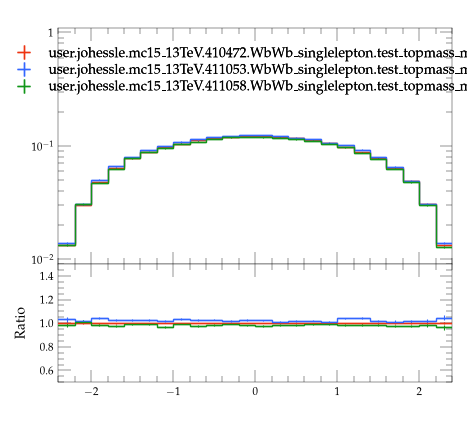

Write the Python code that produced this figure.
#! /usr/bin/env python3

# This Python script was auto-generated using YODA v2.1.2.
# Analysis object: /WbWb_singlelepton/y_whad
# Timestamp: 07-08-2026 (09:26:46)

import matplotlib as mpl
import matplotlib.pyplot as plt
mpl.use('Agg') # comment out for interactive use
import os
import numpy as np
from numpy import nan, inf

plotDir = os.path.split(os.path.realpath(__file__))[0]
if 'YODA_USER_PLOT_PATH' in globals():
    plot_outdir = globals()['YODA_USER_PLOT_PATH']
else:
    plot_outdir = plotDir

#plot style
plt.style.use(os.path.join(plotDir, '../default.mplstyle'))
# plot metadata
figW, figH = plt.rcParams['figure.figsize']
ax_xLabel = ''
ax_yLabel = ''
ax_title  = ''
ax_xScale = 'linear'
ax_yScale = 'log'
xLims = (-2.4, 2.4)
yLims = (0.009000000000000001, 1.1)

# TeX-friendly labels for the legend
labels = {
  'legend' : ([ r"user.johessle.mc15\_13TeV.410472.WbWb\_singlelepton.test\_topmass\_mppui", r"user.johessle.mc15\_13TeV.411053.WbWb\_singlelepton.test\_topmass\_mppui", r"user.johessle.mc15\_13TeV.411058.WbWb\_singlelepton.test\_topmass\_mppui" ], r""),
}

# Adjust canvas width and height
canvasW = 10.0
canvasH = 9.0
figW *= canvasW/10.
figH *= canvasH/9.

# Create figure and axis objects
fig, (ax, ratio0_ax) = plt.subplots(2, 1, sharex=True,
                  figsize=(figW,figH), gridspec_kw={'height_ratios': (6.0, 3.0)})

# Set figure margins
plt.subplots_adjust(
    left   = 1.0 * plt.rcParams['figure.subplot.left'],
    right  = 1.0 * plt.rcParams['figure.subplot.right'],
    top    = 1.0 * plt.rcParams['figure.subplot.top'],
    bottom = 1.0 * plt.rcParams['figure.subplot.bottom'])

ratio0_ax.yaxis.set_major_locator(mpl.ticker.MultipleLocator(0.2))
ratio0_ax.set_ylim(0.5, 1.4999)
ratio0_ax.set_ylabel('Ratio')

# the numerical data is stored in a separate file
dataf = dict()
prefix = os.path.split(__file__)[0]
if prefix:    prefix = prefix + '/'
exec(open(prefix+'y_whad__data.py').read(), dataf)


legend_handles = dict() # keep track of handles for the legend

# style options for curves
# starts at zorder>=5 to draw curve on top of legend
styles = {
  'user.johessle.mc15_13TeV.410472.WbWb_singlelepton.test_topmass_mppui.yoda': {
    'color' : '#EE3311',
    'linestyle' : '-',
    'lineopacity' : 1.0,
    'linewidth' : 1,
    'marker' : 'none',
    'markersize' : 2,
    'capsize' : 0.0,
    'zorder' : 5,
    'histstyle' : 1,
    'drawstyle' : 'steps-pre',
    'xerrorbars' : 1,
    'yerrorbars' : 1,
    'fillcolor' : None,
    'fillopacity' : 1.0,
    'ratio0_linestyle' : '-',
    'ratio0_lineopacity' : 1.0,
    'ratio0_linewidth' : 1,
    'ratio0_marker' : 'none',
    'ratio0_markersize' : 2,
    'ratio0_capsize' : 0.0,
    'ratio0_zorder' : 5,
    'ratio0_histstyle' : 1,
    'ratio0_drawstyle' : 'steps-pre',
    'ratio0_xerrorbars' : 1,
    'ratio0_yerrorbars' : 1,
  },
  'user.johessle.mc15_13TeV.411053.WbWb_singlelepton.test_topmass_mppui.yoda': {
    'color' : '#3366FF',
    'linestyle' : '-',
    'lineopacity' : 1.0,
    'linewidth' : 1,
    'marker' : 'none',
    'markersize' : 2,
    'capsize' : 0.0,
    'zorder' : 6,
    'histstyle' : 1,
    'drawstyle' : 'steps-pre',
    'xerrorbars' : 1,
    'yerrorbars' : 1,
    'fillcolor' : None,
    'fillopacity' : 1.0,
    'ratio0_linestyle' : '-',
    'ratio0_lineopacity' : 1.0,
    'ratio0_linewidth' : 1,
    'ratio0_marker' : 'none',
    'ratio0_markersize' : 2,
    'ratio0_capsize' : 0.0,
    'ratio0_zorder' : 6,
    'ratio0_histstyle' : 1,
    'ratio0_drawstyle' : 'steps-pre',
    'ratio0_xerrorbars' : 1,
    'ratio0_yerrorbars' : 1,
  },
  'user.johessle.mc15_13TeV.411058.WbWb_singlelepton.test_topmass_mppui.yoda': {
    'color' : '#109618',
    'linestyle' : '-',
    'lineopacity' : 1.0,
    'linewidth' : 1,
    'marker' : 'none',
    'markersize' : 2,
    'capsize' : 0.0,
    'zorder' : 7,
    'histstyle' : 1,
    'drawstyle' : 'steps-pre',
    'xerrorbars' : 1,
    'yerrorbars' : 1,
    'fillcolor' : None,
    'fillopacity' : 1.0,
    'ratio0_linestyle' : '-',
    'ratio0_lineopacity' : 1.0,
    'ratio0_linewidth' : 1,
    'ratio0_marker' : 'none',
    'ratio0_markersize' : 2,
    'ratio0_capsize' : 0.0,
    'ratio0_zorder' : 7,
    'ratio0_histstyle' : 1,
    'ratio0_drawstyle' : 'steps-pre',
    'ratio0_xerrorbars' : 1,
    'ratio0_yerrorbars' : 1,
  },
}

# curve from input yoda files in main panel
for label, yvals in dataf['yvals'].items():
    if all(np.isnan(v) for v in dataf['yvals'][label]):
        continue
    tmp = None
    if styles[label]['histstyle']: # draw as histogram
        xpos = dataf['xedges'][label] if styles[label]['drawstyle'] else dataf['xpoints'][label]
        ypos = np.insert(yvals, 0, yvals[0]) if styles[label]['drawstyle'] else yvals
        if styles[label]['fillcolor']: # fill area below curve
            ax.fill_between(xpos, ypos, step='pre',
                            color=styles[label]['fillcolor'],
                            alpha=styles[label]['fillopacity'])
        tmp, = ax.plot(xpos, ypos,
                       color=styles[label]['color'],
                       linestyle=styles[label]['linestyle'],
                       alpha=styles[label]['lineopacity'],
                       linewidth=styles[label]['linewidth'],
                       drawstyle=styles[label]['drawstyle'], solid_joinstyle='miter',
                       zorder=styles[label]['zorder'], label=label)
    tmp = ax.errorbar(dataf['xpoints'][label], yvals,
                      xerr=np.array(dataf['xerrs'][label])*styles[label]['xerrorbars'],
                      yerr=np.array(dataf['yerrs'][label])*styles[label]['yerrorbars'],
                      fmt=styles[label]['marker'], capsize=styles[label]['capsize'],
                      alpha=styles[label]['lineopacity'],
                      markersize=styles[label]['markersize'],
                      ecolor=styles[label]['color'],
                      color=styles[label]['color'], zorder=styles[label]['zorder'])
    tmp[-1][0].set_linestyle(styles[label]['linestyle'])
    tmp[-1][0].set_linewidth(styles[label]['linewidth'])
    if label in dataf['add_legend_handle']:  legend_handles[label] = tmp
    for varLabel in dataf['variation_yvals'].keys():
        if varLabel.startswith(label):
            tmp, = ax.plot(dataf['xedges'][label], dataf['variation_yvals'][varLabel],
                           color=styles[label]['color'],
                           linestyle=styles[label]['linestyle'],
                           linewidth=styles[label]['linewidth'],
                           drawstyle='steps-pre', solid_joinstyle='miter',
                           zorder=styles[label]['zorder'], alpha=0.5)


# plots on ratio panel
# curve from input yoda files in ratio panel
for label, yvals in dataf['ratio0_yvals'].items():
    if all(np.isnan(v) for v in yvals):
        continue
    if styles[label]['ratio0_histstyle']: # plot as histogram
        xpos = dataf['xedges']['user.johessle.mc15_13TeV.410472.WbWb_singlelepton.test_topmass_mppui.yoda'] if styles[label]['ratio0_drawstyle'] else dataf['xpoints']['user.johessle.mc15_13TeV.410472.WbWb_singlelepton.test_topmass_mppui.yoda']
        ypos = np.insert(yvals, 0, yvals[0]) if styles[label]['ratio0_drawstyle'] else yvals
        ratio0_ax.plot(xpos, ypos,
                       color=styles[label]['color'],
                       linewidth=styles[label]['linewidth'],
                       linestyle=styles[label]['ratio0_linestyle'],
                       alpha=styles[label]['ratio0_lineopacity'],
                       drawstyle=styles[label]['ratio0_drawstyle'], zorder=styles[label]['zorder'],
                       solid_joinstyle='miter')
    tmp = ratio0_ax.errorbar(dataf['xpoints']['user.johessle.mc15_13TeV.410472.WbWb_singlelepton.test_topmass_mppui.yoda'], yvals,
                             xerr=np.array(dataf['ref_xerrs'])*styles[label]['ratio0_xerrorbars'],
                             yerr=np.array(dataf['ratio0_yerrs'][label])*styles[label]['ratio0_yerrorbars'],
                             fmt=styles[label]['ratio0_marker'], capsize=styles[label]['ratio0_capsize'],
                             alpha=styles[label]['ratio0_lineopacity'],
                             markersize=styles[label]['ratio0_markersize'],
                             ecolor=styles[label]['color'],
                             color=styles[label]['color'])
    tmp[-1][0].set_linestyle(styles[label]['ratio0_linestyle'])
    tmp[-1][0].set_linewidth(styles[label]['ratio0_linewidth'])

    for varlabel in dataf['ratio0_variation_vals'].keys():
        if varlabel.startswith(label):
            ratio0_ax.plot(dataf['xedges']['user.johessle.mc15_13TeV.410472.WbWb_singlelepton.test_topmass_mppui.yoda'],
                            dataf['ratio0_variation_vals'][varlabel],
                            color=styles[label]['color'],
                            linestyle=styles[label]['linestyle'],
                            linewidth=styles[label]['linewidth'],
                            drawstyle='steps-pre', solid_joinstyle='miter',
                            zorder=1, alpha=0.5)

legend_items = list(legend_handles.values())
ax.add_artist(ax.legend(legend_items,
                        labels['legend'][0],
                        title=labels['legend'][1],
                        alignment='left',
                        loc='upper center',
                        bbox_to_anchor=(0.5, 0.97)))

# set plot metadata as defined above
ratio0_ax.set_xlabel(ax_xLabel)
ratio0_ax.xaxis.set_label_coords(1., -0.15)
ax.set_ylabel(ax_yLabel, ha='right', va='top')
ax.yaxis.set_label_coords(-0.11, 1.0)
ax.set_title(ax_title, loc='left')
ax.set_xscale(ax_xScale)
ax.set_yscale(ax_yScale)
ratio0_ax.set_yscale('linear')
ax.set_xlim(xLims)
ax.set_ylim(yLims)

# tick formatting
plt.rcParams['xtick.top'] = True
plt.rcParams['ytick.right'] = True
ax.yaxis.set_major_locator(mpl.ticker.LogLocator(base=10.0, numticks=np.inf))
ax.yaxis.set_minor_locator(mpl.ticker.LogLocator(
                           base=10.0, subs=np.arange(0.1, 1, 0.1), numticks=np.inf))
fig.align_ylabels((ax, ratio0_ax))
plt.savefig(os.path.join(plot_outdir, 'y_whad.pdf'), format='PDF')
plt.savefig(os.path.join(plot_outdir, 'y_whad.png'), format='PNG')

plt.close(fig)
